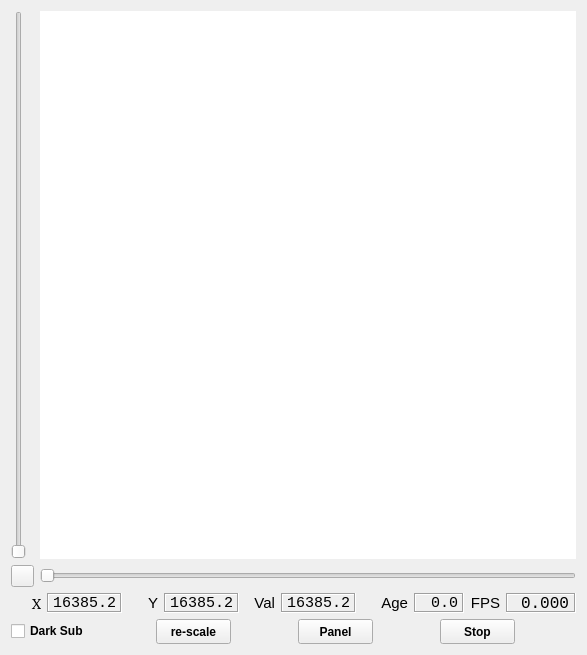
<?xml version="1.0" encoding="UTF-8"?>
<ui version="4.0">
 <author>Jared R. Males</author>
 <class>imviewerForm</class>
 <widget class="QWidget" name="imviewerForm">
  <property name="geometry">
   <rect>
    <x>0</x>
    <y>0</y>
    <width>587</width>
    <height>655</height>
   </rect>
  </property>
  <property name="sizePolicy">
   <sizepolicy hsizetype="Expanding" vsizetype="Expanding">
    <horstretch>0</horstretch>
    <verstretch>0</verstretch>
   </sizepolicy>
  </property>
  <property name="mouseTracking">
   <bool>true</bool>
  </property>
  <property name="windowTitle">
   <string>imviewer</string>
  </property>
  <property name="windowIcon">
   <iconset resource="imviewer.qrc">
    <normaloff>:/icons/scamper_cutout_sq_64.jpeg</normaloff>:/icons/scamper_cutout_sq_64.jpeg</iconset>
  </property>
  <layout class="QVBoxLayout" name="verticalLayout" stretch="20,1,1">
   <item>
    <layout class="QGridLayout" name="gridLayout_top" columnstretch="0,0">
     <item row="0" column="0">
      <widget class="QSlider" name="ySlider">
       <property name="orientation">
        <enum>Qt::Vertical</enum>
       </property>
      </widget>
     </item>
     <item row="0" column="1">
      <widget class="graphicsview" name="graphicsView">
       <property name="sizePolicy">
        <sizepolicy hsizetype="Expanding" vsizetype="Expanding">
         <horstretch>0</horstretch>
         <verstretch>0</verstretch>
        </sizepolicy>
       </property>
       <property name="minimumSize">
        <size>
         <width>10</width>
         <height>10</height>
        </size>
       </property>
       <property name="maximumSize">
        <size>
         <width>1024</width>
         <height>1024</height>
        </size>
       </property>
       <property name="sizeIncrement">
        <size>
         <width>0</width>
         <height>0</height>
        </size>
       </property>
       <property name="baseSize">
        <size>
         <width>600</width>
         <height>600</height>
        </size>
       </property>
       <property name="mouseTracking">
        <bool>true</bool>
       </property>
       <property name="acceptDrops">
        <bool>false</bool>
       </property>
       <property name="frameShape">
        <enum>QFrame::NoFrame</enum>
       </property>
       <property name="frameShadow">
        <enum>QFrame::Plain</enum>
       </property>
       <property name="verticalScrollBarPolicy">
        <enum>Qt::ScrollBarAlwaysOff</enum>
       </property>
       <property name="horizontalScrollBarPolicy">
        <enum>Qt::ScrollBarAlwaysOff</enum>
       </property>
       <property name="interactive">
        <bool>true</bool>
       </property>
       <property name="sceneRect">
        <rectf>
         <x>0.000000000000000</x>
         <y>0.000000000000000</y>
         <width>0.000000000000000</width>
         <height>0.000000000000000</height>
        </rectf>
       </property>
       <property name="viewportUpdateMode">
        <enum>QGraphicsView::SmartViewportUpdate</enum>
       </property>
       <property name="optimizationFlags">
        <set>QGraphicsView::DontAdjustForAntialiasing</set>
       </property>
      </widget>
     </item>
     <item row="1" column="0">
      <widget class="QPushButton" name="expandButton">
       <property name="sizePolicy">
        <sizepolicy hsizetype="Minimum" vsizetype="Minimum">
         <horstretch>1</horstretch>
         <verstretch>1</verstretch>
        </sizepolicy>
       </property>
       <property name="maximumSize">
        <size>
         <width>23</width>
         <height>16777215</height>
        </size>
       </property>
       <property name="text">
        <string/>
       </property>
       <property name="icon">
        <iconset resource="imviewer.qrc">
         <normaloff>:/icons/arrow_up_128.png</normaloff>:/icons/arrow_up_128.png</iconset>
       </property>
      </widget>
     </item>
     <item row="1" column="1">
      <widget class="QSlider" name="xSlider">
       <property name="orientation">
        <enum>Qt::Horizontal</enum>
       </property>
      </widget>
     </item>
    </layout>
   </item>
   <item>
    <layout class="QHBoxLayout" name="horizontalLayout_2">
     <item>
      <widget class="QLabel" name="textCoordXLabel">
       <property name="sizePolicy">
        <sizepolicy hsizetype="Fixed" vsizetype="Fixed">
         <horstretch>0</horstretch>
         <verstretch>0</verstretch>
        </sizepolicy>
       </property>
       <property name="minimumSize">
        <size>
         <width>30</width>
         <height>20</height>
        </size>
       </property>
       <property name="maximumSize">
        <size>
         <width>30</width>
         <height>20</height>
        </size>
       </property>
       <property name="font">
        <font>
         <family>Bitstream Charter</family>
         <pointsize>11</pointsize>
         <weight>50</weight>
         <bold>false</bold>
        </font>
       </property>
       <property name="text">
        <string>X</string>
       </property>
       <property name="alignment">
        <set>Qt::AlignRight|Qt::AlignTrailing|Qt::AlignVCenter</set>
       </property>
      </widget>
     </item>
     <item>
      <widget class="QLabel" name="textCoordX">
       <property name="sizePolicy">
        <sizepolicy hsizetype="Fixed" vsizetype="Fixed">
         <horstretch>0</horstretch>
         <verstretch>0</verstretch>
        </sizepolicy>
       </property>
       <property name="minimumSize">
        <size>
         <width>75</width>
         <height>20</height>
        </size>
       </property>
       <property name="maximumSize">
        <size>
         <width>75</width>
         <height>20</height>
        </size>
       </property>
       <property name="palette">
        <palette>
         <active>
          <colorrole role="Button">
           <brush brushstyle="SolidPattern">
            <color alpha="255">
             <red>255</red>
             <green>255</green>
             <blue>255</blue>
            </color>
           </brush>
          </colorrole>
          <colorrole role="Base">
           <brush brushstyle="SolidPattern">
            <color alpha="255">
             <red>255</red>
             <green>255</green>
             <blue>255</blue>
            </color>
           </brush>
          </colorrole>
          <colorrole role="Window">
           <brush brushstyle="SolidPattern">
            <color alpha="255">
             <red>255</red>
             <green>255</green>
             <blue>255</blue>
            </color>
           </brush>
          </colorrole>
         </active>
         <inactive>
          <colorrole role="Button">
           <brush brushstyle="SolidPattern">
            <color alpha="255">
             <red>255</red>
             <green>255</green>
             <blue>255</blue>
            </color>
           </brush>
          </colorrole>
          <colorrole role="Base">
           <brush brushstyle="SolidPattern">
            <color alpha="255">
             <red>255</red>
             <green>255</green>
             <blue>255</blue>
            </color>
           </brush>
          </colorrole>
          <colorrole role="Window">
           <brush brushstyle="SolidPattern">
            <color alpha="255">
             <red>255</red>
             <green>255</green>
             <blue>255</blue>
            </color>
           </brush>
          </colorrole>
         </inactive>
         <disabled>
          <colorrole role="Button">
           <brush brushstyle="SolidPattern">
            <color alpha="255">
             <red>255</red>
             <green>255</green>
             <blue>255</blue>
            </color>
           </brush>
          </colorrole>
          <colorrole role="Base">
           <brush brushstyle="SolidPattern">
            <color alpha="255">
             <red>255</red>
             <green>255</green>
             <blue>255</blue>
            </color>
           </brush>
          </colorrole>
          <colorrole role="Window">
           <brush brushstyle="SolidPattern">
            <color alpha="255">
             <red>255</red>
             <green>255</green>
             <blue>255</blue>
            </color>
           </brush>
          </colorrole>
         </disabled>
        </palette>
       </property>
       <property name="font">
        <font>
         <family>Courier New</family>
         <pointsize>11</pointsize>
         <weight>50</weight>
         <bold>false</bold>
        </font>
       </property>
       <property name="frameShape">
        <enum>QFrame::Box</enum>
       </property>
       <property name="frameShadow">
        <enum>QFrame::Sunken</enum>
       </property>
       <property name="text">
        <string>16385.2</string>
       </property>
       <property name="alignment">
        <set>Qt::AlignLeading|Qt::AlignLeft|Qt::AlignVCenter</set>
       </property>
       <property name="margin">
        <number>0</number>
       </property>
       <property name="textInteractionFlags">
        <set>Qt::NoTextInteraction</set>
       </property>
      </widget>
     </item>
     <item>
      <widget class="QLabel" name="textCoordYLabel">
       <property name="sizePolicy">
        <sizepolicy hsizetype="Fixed" vsizetype="Fixed">
         <horstretch>0</horstretch>
         <verstretch>0</verstretch>
        </sizepolicy>
       </property>
       <property name="minimumSize">
        <size>
         <width>30</width>
         <height>20</height>
        </size>
       </property>
       <property name="maximumSize">
        <size>
         <width>30</width>
         <height>20</height>
        </size>
       </property>
       <property name="font">
        <font>
         <pointsize>11</pointsize>
         <weight>50</weight>
         <bold>false</bold>
        </font>
       </property>
       <property name="text">
        <string>Y</string>
       </property>
       <property name="alignment">
        <set>Qt::AlignRight|Qt::AlignTrailing|Qt::AlignVCenter</set>
       </property>
      </widget>
     </item>
     <item>
      <widget class="QLabel" name="textCoordY">
       <property name="sizePolicy">
        <sizepolicy hsizetype="Fixed" vsizetype="Fixed">
         <horstretch>0</horstretch>
         <verstretch>0</verstretch>
        </sizepolicy>
       </property>
       <property name="minimumSize">
        <size>
         <width>75</width>
         <height>20</height>
        </size>
       </property>
       <property name="maximumSize">
        <size>
         <width>75</width>
         <height>20</height>
        </size>
       </property>
       <property name="palette">
        <palette>
         <active>
          <colorrole role="Button">
           <brush brushstyle="SolidPattern">
            <color alpha="255">
             <red>255</red>
             <green>255</green>
             <blue>255</blue>
            </color>
           </brush>
          </colorrole>
          <colorrole role="Base">
           <brush brushstyle="SolidPattern">
            <color alpha="255">
             <red>255</red>
             <green>255</green>
             <blue>255</blue>
            </color>
           </brush>
          </colorrole>
          <colorrole role="Window">
           <brush brushstyle="SolidPattern">
            <color alpha="255">
             <red>255</red>
             <green>255</green>
             <blue>255</blue>
            </color>
           </brush>
          </colorrole>
         </active>
         <inactive>
          <colorrole role="Button">
           <brush brushstyle="SolidPattern">
            <color alpha="255">
             <red>255</red>
             <green>255</green>
             <blue>255</blue>
            </color>
           </brush>
          </colorrole>
          <colorrole role="Base">
           <brush brushstyle="SolidPattern">
            <color alpha="255">
             <red>255</red>
             <green>255</green>
             <blue>255</blue>
            </color>
           </brush>
          </colorrole>
          <colorrole role="Window">
           <brush brushstyle="SolidPattern">
            <color alpha="255">
             <red>255</red>
             <green>255</green>
             <blue>255</blue>
            </color>
           </brush>
          </colorrole>
         </inactive>
         <disabled>
          <colorrole role="Button">
           <brush brushstyle="SolidPattern">
            <color alpha="255">
             <red>255</red>
             <green>255</green>
             <blue>255</blue>
            </color>
           </brush>
          </colorrole>
          <colorrole role="Base">
           <brush brushstyle="SolidPattern">
            <color alpha="255">
             <red>255</red>
             <green>255</green>
             <blue>255</blue>
            </color>
           </brush>
          </colorrole>
          <colorrole role="Window">
           <brush brushstyle="SolidPattern">
            <color alpha="255">
             <red>255</red>
             <green>255</green>
             <blue>255</blue>
            </color>
           </brush>
          </colorrole>
         </disabled>
        </palette>
       </property>
       <property name="font">
        <font>
         <family>Courier New</family>
         <pointsize>11</pointsize>
         <weight>50</weight>
         <bold>false</bold>
        </font>
       </property>
       <property name="frameShape">
        <enum>QFrame::Box</enum>
       </property>
       <property name="frameShadow">
        <enum>QFrame::Sunken</enum>
       </property>
       <property name="text">
        <string>16385.2</string>
       </property>
       <property name="alignment">
        <set>Qt::AlignLeading|Qt::AlignLeft|Qt::AlignVCenter</set>
       </property>
       <property name="textInteractionFlags">
        <set>Qt::NoTextInteraction</set>
       </property>
      </widget>
     </item>
     <item>
      <widget class="QLabel" name="textPixelValLabel">
       <property name="sizePolicy">
        <sizepolicy hsizetype="Fixed" vsizetype="Fixed">
         <horstretch>0</horstretch>
         <verstretch>0</verstretch>
        </sizepolicy>
       </property>
       <property name="minimumSize">
        <size>
         <width>30</width>
         <height>20</height>
        </size>
       </property>
       <property name="maximumSize">
        <size>
         <width>30</width>
         <height>20</height>
        </size>
       </property>
       <property name="font">
        <font>
         <pointsize>11</pointsize>
         <weight>50</weight>
         <bold>false</bold>
        </font>
       </property>
       <property name="text">
        <string>Val</string>
       </property>
       <property name="alignment">
        <set>Qt::AlignRight|Qt::AlignTrailing|Qt::AlignVCenter</set>
       </property>
      </widget>
     </item>
     <item>
      <widget class="QLabel" name="textPixelVal">
       <property name="sizePolicy">
        <sizepolicy hsizetype="Fixed" vsizetype="Fixed">
         <horstretch>0</horstretch>
         <verstretch>0</verstretch>
        </sizepolicy>
       </property>
       <property name="minimumSize">
        <size>
         <width>75</width>
         <height>20</height>
        </size>
       </property>
       <property name="maximumSize">
        <size>
         <width>75</width>
         <height>20</height>
        </size>
       </property>
       <property name="palette">
        <palette>
         <active>
          <colorrole role="Button">
           <brush brushstyle="SolidPattern">
            <color alpha="255">
             <red>255</red>
             <green>255</green>
             <blue>255</blue>
            </color>
           </brush>
          </colorrole>
          <colorrole role="Base">
           <brush brushstyle="SolidPattern">
            <color alpha="255">
             <red>255</red>
             <green>255</green>
             <blue>255</blue>
            </color>
           </brush>
          </colorrole>
          <colorrole role="Window">
           <brush brushstyle="SolidPattern">
            <color alpha="255">
             <red>255</red>
             <green>255</green>
             <blue>255</blue>
            </color>
           </brush>
          </colorrole>
         </active>
         <inactive>
          <colorrole role="Button">
           <brush brushstyle="SolidPattern">
            <color alpha="255">
             <red>255</red>
             <green>255</green>
             <blue>255</blue>
            </color>
           </brush>
          </colorrole>
          <colorrole role="Base">
           <brush brushstyle="SolidPattern">
            <color alpha="255">
             <red>255</red>
             <green>255</green>
             <blue>255</blue>
            </color>
           </brush>
          </colorrole>
          <colorrole role="Window">
           <brush brushstyle="SolidPattern">
            <color alpha="255">
             <red>255</red>
             <green>255</green>
             <blue>255</blue>
            </color>
           </brush>
          </colorrole>
         </inactive>
         <disabled>
          <colorrole role="Button">
           <brush brushstyle="SolidPattern">
            <color alpha="255">
             <red>255</red>
             <green>255</green>
             <blue>255</blue>
            </color>
           </brush>
          </colorrole>
          <colorrole role="Base">
           <brush brushstyle="SolidPattern">
            <color alpha="255">
             <red>255</red>
             <green>255</green>
             <blue>255</blue>
            </color>
           </brush>
          </colorrole>
          <colorrole role="Window">
           <brush brushstyle="SolidPattern">
            <color alpha="255">
             <red>255</red>
             <green>255</green>
             <blue>255</blue>
            </color>
           </brush>
          </colorrole>
         </disabled>
        </palette>
       </property>
       <property name="font">
        <font>
         <family>Courier New</family>
         <pointsize>11</pointsize>
         <weight>50</weight>
         <bold>false</bold>
        </font>
       </property>
       <property name="frameShape">
        <enum>QFrame::Box</enum>
       </property>
       <property name="frameShadow">
        <enum>QFrame::Sunken</enum>
       </property>
       <property name="text">
        <string>16385.2</string>
       </property>
       <property name="alignment">
        <set>Qt::AlignLeading|Qt::AlignLeft|Qt::AlignVCenter</set>
       </property>
       <property name="textInteractionFlags">
        <set>Qt::NoTextInteraction</set>
       </property>
      </widget>
     </item>
     <item>
      <spacer name="horizontalSpacer_3">
       <property name="orientation">
        <enum>Qt::Horizontal</enum>
       </property>
       <property name="sizeHint" stdset="0">
        <size>
         <width>40</width>
         <height>20</height>
        </size>
       </property>
      </spacer>
     </item>
     <item>
      <widget class="QLabel" name="ageLabel">
       <property name="sizePolicy">
        <sizepolicy hsizetype="Fixed" vsizetype="Fixed">
         <horstretch>0</horstretch>
         <verstretch>0</verstretch>
        </sizepolicy>
       </property>
       <property name="minimumSize">
        <size>
         <width>30</width>
         <height>20</height>
        </size>
       </property>
       <property name="maximumSize">
        <size>
         <width>30</width>
         <height>20</height>
        </size>
       </property>
       <property name="font">
        <font>
         <pointsize>11</pointsize>
         <weight>50</weight>
         <bold>false</bold>
        </font>
       </property>
       <property name="text">
        <string>Age</string>
       </property>
       <property name="alignment">
        <set>Qt::AlignRight|Qt::AlignTrailing|Qt::AlignVCenter</set>
       </property>
      </widget>
     </item>
     <item>
      <widget class="QLabel" name="ageGage">
       <property name="sizePolicy">
        <sizepolicy hsizetype="Fixed" vsizetype="Fixed">
         <horstretch>0</horstretch>
         <verstretch>0</verstretch>
        </sizepolicy>
       </property>
       <property name="minimumSize">
        <size>
         <width>50</width>
         <height>20</height>
        </size>
       </property>
       <property name="maximumSize">
        <size>
         <width>50</width>
         <height>20</height>
        </size>
       </property>
       <property name="font">
        <font>
         <family>Courier New</family>
         <pointsize>11</pointsize>
         <weight>50</weight>
         <bold>false</bold>
        </font>
       </property>
       <property name="frameShape">
        <enum>QFrame::Box</enum>
       </property>
       <property name="frameShadow">
        <enum>QFrame::Sunken</enum>
       </property>
       <property name="text">
        <string>0.0</string>
       </property>
       <property name="alignment">
        <set>Qt::AlignRight|Qt::AlignTrailing|Qt::AlignVCenter</set>
       </property>
      </widget>
     </item>
     <item>
      <widget class="QLabel" name="fpsLabel">
       <property name="sizePolicy">
        <sizepolicy hsizetype="Fixed" vsizetype="Fixed">
         <horstretch>0</horstretch>
         <verstretch>0</verstretch>
        </sizepolicy>
       </property>
       <property name="minimumSize">
        <size>
         <width>30</width>
         <height>20</height>
        </size>
       </property>
       <property name="maximumSize">
        <size>
         <width>30</width>
         <height>20</height>
        </size>
       </property>
       <property name="font">
        <font>
         <pointsize>11</pointsize>
         <weight>50</weight>
         <bold>false</bold>
        </font>
       </property>
       <property name="text">
        <string>FPS</string>
       </property>
       <property name="alignment">
        <set>Qt::AlignRight|Qt::AlignTrailing|Qt::AlignVCenter</set>
       </property>
      </widget>
     </item>
     <item>
      <widget class="QLabel" name="fpsGage">
       <property name="sizePolicy">
        <sizepolicy hsizetype="Fixed" vsizetype="Fixed">
         <horstretch>0</horstretch>
         <verstretch>0</verstretch>
        </sizepolicy>
       </property>
       <property name="minimumSize">
        <size>
         <width>70</width>
         <height>20</height>
        </size>
       </property>
       <property name="maximumSize">
        <size>
         <width>70</width>
         <height>20</height>
        </size>
       </property>
       <property name="font">
        <font>
         <family>Courier New</family>
         <pointsize>12</pointsize>
         <weight>50</weight>
         <bold>false</bold>
        </font>
       </property>
       <property name="frameShape">
        <enum>QFrame::Box</enum>
       </property>
       <property name="frameShadow">
        <enum>QFrame::Sunken</enum>
       </property>
       <property name="text">
        <string>0.000</string>
       </property>
       <property name="alignment">
        <set>Qt::AlignRight|Qt::AlignTrailing|Qt::AlignVCenter</set>
       </property>
      </widget>
     </item>
    </layout>
   </item>
   <item>
    <layout class="QHBoxLayout" name="horizontalLayout">
     <item>
      <widget class="QCheckBox" name="darkSubCheckBox">
       <property name="font">
        <font>
         <weight>75</weight>
         <bold>true</bold>
        </font>
       </property>
       <property name="text">
        <string>Dark Sub</string>
       </property>
       <property name="checked">
        <bool>false</bool>
       </property>
      </widget>
     </item>
     <item>
      <spacer name="horizontalSpacer_4">
       <property name="orientation">
        <enum>Qt::Horizontal</enum>
       </property>
       <property name="sizeHint" stdset="0">
        <size>
         <width>40</width>
         <height>20</height>
        </size>
       </property>
      </spacer>
     </item>
     <item>
      <widget class="QPushButton" name="buttonReStretch">
       <property name="sizePolicy">
        <sizepolicy hsizetype="Fixed" vsizetype="Fixed">
         <horstretch>0</horstretch>
         <verstretch>0</verstretch>
        </sizepolicy>
       </property>
       <property name="minimumSize">
        <size>
         <width>75</width>
         <height>25</height>
        </size>
       </property>
       <property name="maximumSize">
        <size>
         <width>75</width>
         <height>25</height>
        </size>
       </property>
       <property name="font">
        <font>
         <weight>75</weight>
         <bold>true</bold>
        </font>
       </property>
       <property name="text">
        <string>re-scale</string>
       </property>
      </widget>
     </item>
     <item>
      <spacer name="horizontalSpacer">
       <property name="orientation">
        <enum>Qt::Horizontal</enum>
       </property>
       <property name="sizeHint" stdset="0">
        <size>
         <width>40</width>
         <height>20</height>
        </size>
       </property>
      </spacer>
     </item>
     <item>
      <widget class="QPushButton" name="buttonPanelLaunch">
       <property name="sizePolicy">
        <sizepolicy hsizetype="Fixed" vsizetype="Fixed">
         <horstretch>0</horstretch>
         <verstretch>0</verstretch>
        </sizepolicy>
       </property>
       <property name="minimumSize">
        <size>
         <width>75</width>
         <height>25</height>
        </size>
       </property>
       <property name="maximumSize">
        <size>
         <width>75</width>
         <height>25</height>
        </size>
       </property>
       <property name="font">
        <font>
         <weight>75</weight>
         <bold>true</bold>
        </font>
       </property>
       <property name="text">
        <string>Panel</string>
       </property>
      </widget>
     </item>
     <item>
      <spacer name="horizontalSpacer_2">
       <property name="orientation">
        <enum>Qt::Horizontal</enum>
       </property>
       <property name="sizeHint" stdset="0">
        <size>
         <width>40</width>
         <height>20</height>
        </size>
       </property>
      </spacer>
     </item>
     <item>
      <widget class="QPushButton" name="buttonFreezeRealTime">
       <property name="sizePolicy">
        <sizepolicy hsizetype="Fixed" vsizetype="Fixed">
         <horstretch>0</horstretch>
         <verstretch>0</verstretch>
        </sizepolicy>
       </property>
       <property name="minimumSize">
        <size>
         <width>75</width>
         <height>25</height>
        </size>
       </property>
       <property name="maximumSize">
        <size>
         <width>75</width>
         <height>25</height>
        </size>
       </property>
       <property name="font">
        <font>
         <weight>75</weight>
         <bold>true</bold>
        </font>
       </property>
       <property name="text">
        <string>Stop</string>
       </property>
      </widget>
     </item>
     <item>
      <spacer name="horizontalSpacer_5">
       <property name="orientation">
        <enum>Qt::Horizontal</enum>
       </property>
       <property name="sizeHint" stdset="0">
        <size>
         <width>40</width>
         <height>20</height>
        </size>
       </property>
      </spacer>
     </item>
    </layout>
   </item>
  </layout>
  <zorder></zorder>
  <zorder></zorder>
  <zorder></zorder>
 </widget>
 <customwidgets>
  <customwidget>
   <class>graphicsview</class>
   <extends>QGraphicsView</extends>
   <header>graphicsview.h</header>
   <slots>
    <signal>centerChanged()</signal>
    <signal>mouseCoordsChanged()</signal>
    <signal>focusLost()</signal>
    <signal>leftClicked(QPointF)</signal>
    <signal>leftPressed(QPointF)</signal>
    <signal>rightPressed(QPointF)</signal>
    <signal>rightClicked(QPointF)</signal>
    <signal>wheelMoved(int)</signal>
   </slots>
  </customwidget>
 </customwidgets>
 <resources>
  <include location="imviewer.qrc"/>
 </resources>
 <connections>
  <connection>
   <sender>graphicsView</sender>
   <signal>centerChanged()</signal>
   <receiver>imviewerForm</receiver>
   <slot>changeCenter()</slot>
   <hints>
    <hint type="sourcelabel">
     <x>309</x>
     <y>329</y>
    </hint>
    <hint type="destinationlabel">
     <x>429</x>
     <y>445</y>
    </hint>
   </hints>
  </connection>
  <connection>
   <sender>graphicsView</sender>
   <signal>mouseCoordsChanged()</signal>
   <receiver>imviewerForm</receiver>
   <slot>changeMouseCoords()</slot>
   <hints>
    <hint type="sourcelabel">
     <x>309</x>
     <y>329</y>
    </hint>
    <hint type="destinationlabel">
     <x>429</x>
     <y>445</y>
    </hint>
   </hints>
  </connection>
  <connection>
   <sender>graphicsView</sender>
   <signal>leftClicked(QPointF)</signal>
   <receiver>imviewerForm</receiver>
   <slot>viewLeftClicked(QPointF)</slot>
   <hints>
    <hint type="sourcelabel">
     <x>324</x>
     <y>309</y>
    </hint>
    <hint type="destinationlabel">
     <x>317</x>
     <y>445</y>
    </hint>
   </hints>
  </connection>
  <connection>
   <sender>graphicsView</sender>
   <signal>rightPressed(QPointF)</signal>
   <receiver>imviewerForm</receiver>
   <slot>viewRightPressed(QPointF)</slot>
   <hints>
    <hint type="sourcelabel">
     <x>324</x>
     <y>309</y>
    </hint>
    <hint type="destinationlabel">
     <x>317</x>
     <y>331</y>
    </hint>
   </hints>
  </connection>
  <connection>
   <sender>graphicsView</sender>
   <signal>leftPressed(QPointF)</signal>
   <receiver>imviewerForm</receiver>
   <slot>viewLeftPressed(QPointF)</slot>
   <hints>
    <hint type="sourcelabel">
     <x>324</x>
     <y>309</y>
    </hint>
    <hint type="destinationlabel">
     <x>317</x>
     <y>331</y>
    </hint>
   </hints>
  </connection>
  <connection>
   <sender>graphicsView</sender>
   <signal>rightClicked(QPointF)</signal>
   <receiver>imviewerForm</receiver>
   <slot>viewRightClicked(QPointF)</slot>
   <hints>
    <hint type="sourcelabel">
     <x>324</x>
     <y>309</y>
    </hint>
    <hint type="destinationlabel">
     <x>317</x>
     <y>331</y>
    </hint>
   </hints>
  </connection>
  <connection>
   <sender>graphicsView</sender>
   <signal>wheelMoved(int)</signal>
   <receiver>imviewerForm</receiver>
   <slot>onWheelMoved(int)</slot>
   <hints>
    <hint type="sourcelabel">
     <x>324</x>
     <y>309</y>
    </hint>
    <hint type="destinationlabel">
     <x>317</x>
     <y>331</y>
    </hint>
   </hints>
  </connection>
 </connections>
 <slots>
  <slot>changeCenter()</slot>
  <slot>changeMouseCoords()</slot>
  <slot>nullMouseCoords()</slot>
  <slot>viewLeftClicked(QPointF)</slot>
  <slot>enableViewViewMode(int)</slot>
  <slot>set_PointerViewMode(int)</slot>
  <slot>viewLeftPressed(QPointF)</slot>
  <slot>viewRightPressed(QPointF)</slot>
  <slot>viewRightClicked(QPointF)</slot>
  <slot>onWheelMoved(int)</slot>
 </slots>
</ui>
